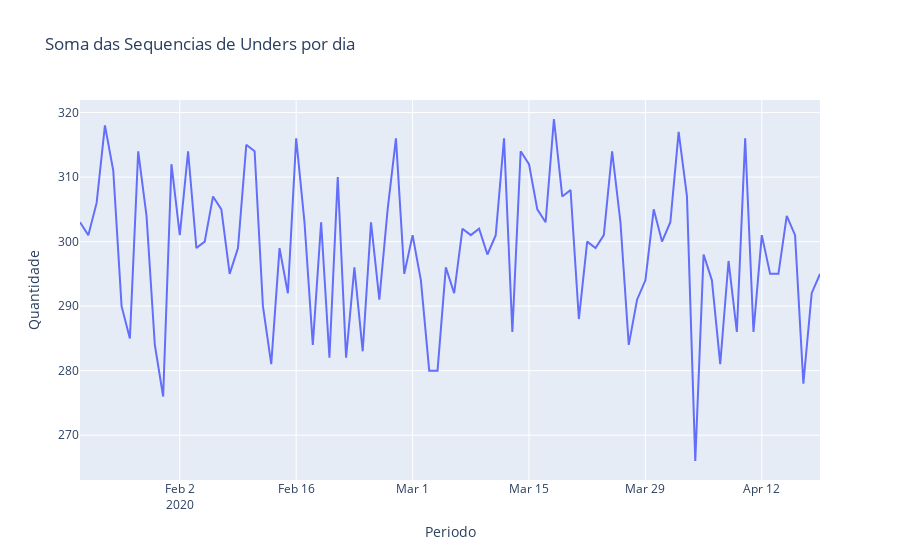

The notebook cell saved with this chart:
### Code cell
data = [go.Scatter(x=unders_por_dia.index, y=unders_por_dia.values)]

configuracoes_layout =  go.Layout(title='Soma das Sequencias de Unders por dia', yaxis={'title':'Quantidade'}, xaxis={'title': 'Periodo'})

figura = go.Figure(data=data, layout=configuracoes_layout)

py.iplot(figura)
